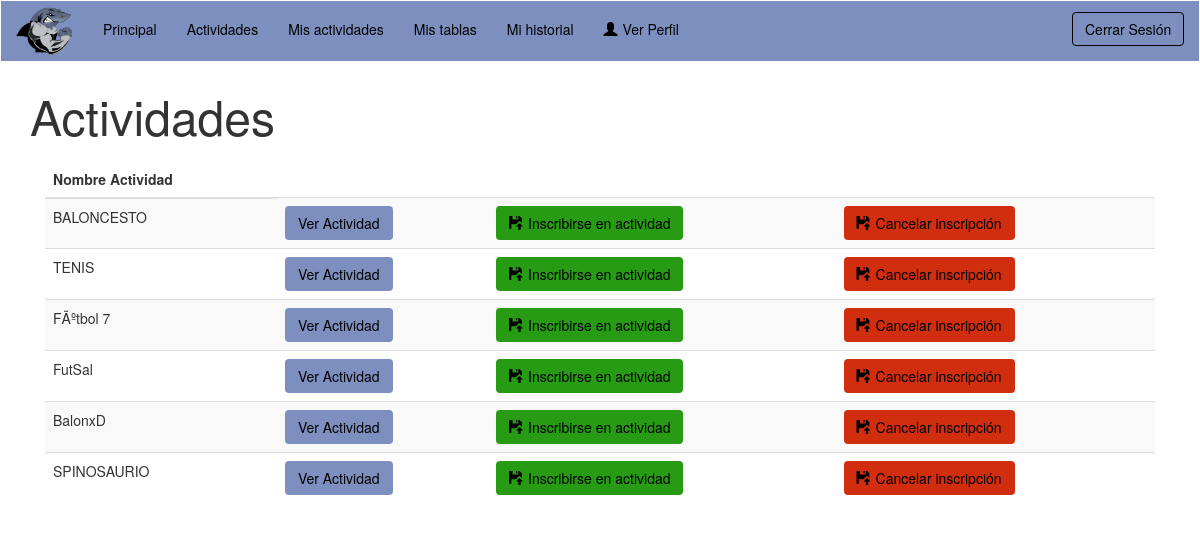
Screenshot of /vistas/v_gestionarActividades.php (signed in) with the database file from the repository.
### tables this page shows
CREATE TABLE `actividad` (
  `idActividad` int(11) NOT NULL,
  `tipo` varchar(45) DEFAULT NULL,
  `descripcion` varchar(200) DEFAULT NULL,
  `lugar` varchar(45) DEFAULT NULL,
  `nombre` varchar(45) NOT NULL
);

### modelos/m_gestionarActividades.php (called while the page is built, shortened)
<?php
  require_once '../controladores/c_actividad.php';
  class m_gestionarActividades{
    public function getActividades()
    {
      $bd = conexion_BD();
      $sql = "SELECT * FROM actividad";
      $result = mysqli_query($bd, $sql);
      return $result;
    }
}
  ?>

### controladores/c_actividad.php (called while the page is built, shortened)
<?php
require_once '../modelos/m_gestionarActividades.php';
class c_actividad
{
  public static function getActividades(){
    $modelo_gestionarActividades = new m_gestionarActividades();
    return $modelo_gestionarActividades->getActividades();
  }
}
?>

### vistas/v_gestionarActividades.php (the view, shortened to what this page needs)
<?php
  require_once '../controladores/c_actividad.php';
  $result = c_actividad::getActividades();
   if(isset($_SESSION['userID']) && $_SESSION['userType'] == 'Administrador' && $_SESSION['connected'] == true){
?>
<!DOCTYPE html>
<html lang="en">
  <head>
    <meta charset="utf-8">
    <title>GYM-APP</title>
    <link href="../css/bootstrap.min.css" rel="stylesheet">
    <link href="../css/navbar2.css" rel="stylesheet">
    <link href="../css/botonesGestionar.css" rel="stylesheet">
    <script src="https://ajax.googleapis.com/ajax/libs/jquery/1.12.4/jquery.min.js"></script>
    <script src="../js/bootstrap.min.js"></script>
  </head>
  <body>
      <header>
      <nav class="navbar navbar-default1">
        <div class="container-fluid">
          <div class="navbar-header">
            <button type="button" class="navbar-toggle collapsed" data-toggle="collapse" data-target="#bs-example-navbar-collapse-1" aria-expanded="false">
              <span class="sr-only">Toggle navigation</span>
              <span class="icon-bar"></span>
              <span class="icon-bar"></span>
              <span class="icon-bar"></span>
            </button>
            <a class="navbar-brand" href="#"><img src="../images/navbar-footer/tiburonlogo.png" style="margin-top:-10px;"></img></a>
          </div>
          <div class="collapse navbar-collapse" id="bs-example-navbar-collapse-1" style="margin-top: 3px;">
            <ul class="nav navbar-nav">
						<li class="current"><a href="../vistas/v_administrador.php">Principal</a></li>
						<li><a href="../vistas/v_gestionarUsuarios.php">Gestión de usuarios</a></li>
						<li><a href="../vistas/v_gestionarActividades.php">Gestión de actividades</a></li>
						<li><a href="../vistas/v_gestionarEjercicios.php">Gestión de ejercicios</a></li>
						<li><a href="../vistas/v_verPerfil.php">Ver Perfil</a></li>
            </ul>
			<ul class="nav navbar-nav navbar-right">
			  <div class="form-group">
				<button id="modalButton" type="button" class="btn btn-default1" data-toggle="modal" data-target=".bs-example-modal-sm" style="margin-left: 10px;">Cerrar Sesi&oacuten</button>
				  <div class="modal fade bs-example-modal-sm" tabindex="-1" role="dialog" aria-labelledby="mySmallModalLabel">
					<div class="modal-dialog modal-sm" role="document">
					  <div class="modal-content" id="modalLogin">
						<div class="modal-header">
						  <h4 style="text-align: center; color:white;" class="modal-title">Cerrar Sesi&oacuten</h4>
						</div>
						<div class="text-center">
						  <p style="text-align: center; margin-top: 20px;"><img src="../images/navbar-footer/tiburon2.png"></img></p>
							<button type="submit" class="btn btn-default1" id="botonModificar" style="margin-bottom: 10px;" value="Confirmar" onclick = "location='../funciones/cerrar.php'">Cerrar Sesi&oacuten</button>
						</div>
					  </div>
					</div>
				  </div>
			  </div>
			</ul>
		</nav>
    </header>
    <div class="container">
      <p style="font-size: -webkit-xxx-large;" id="actividades">Actividades</p>
        <div class="btn-group col-xs-12 col-sm-4 col-md-4 col-lg-2" role="group">
           <a href="v_publicarActividad.php"><button style=" color: black; background-color: #B27842;" type="button" class="btn btn-default2" id="botonCrear">Publicar Actividad</button></a>
         </div>
      <div class="table-responsive col-xs-12 col-sm-12 col-md-12 col-lg-12">
        <table class="table table-striped">
         <thead>
            <tr>
              <th>Nombre Actividad</th>
            </tr>
          </thead>
          <tbody>
            <?php
              foreach ($result as $reg) {
            ?>
            <tr>
              <td><?php echo $reg['nombre']; ?></td>
              <td>
                <a href="v_verActividad.php?id=<?php echo $reg['idActividad'] ;?>" style="text-decoration: none;"><button id="botonVer" type="button" class="btn btn-default2" >Ver Actividad</button></a>
              </td>
			  <td>
                <a href="v_altaSesion.php?id=<?php echo $reg['idActividad'] ;?>" style="text-decoration: none;"><button id="botonVer" type="button" class="btn btn-default2" > Publicar Sesion </button></a>
              </td>
			  <td>
                <a href="v_verSesiones.php?id=<?php echo $reg['idActividad'] ;?>" style="text-decoration: none;"><button id="botonVer" type="button" class="btn btn-default2" > Ver Sesiones </button></a>
              </td>
			  <?php
  }} else if(isset($_SESSION['userID']) && $_SESSION['userType'] == 'Deportista' && $_SESSION['connected'] == true){
				  ?>
			  <!DOCTYPE html>
<html lang="en">
  <head>
    <link href="../css/bootstrap.min.css" rel="stylesheet">
    <link href="../css/navbar2.css" rel="stylesheet">
    <link href="../css/botonesGestionar.css" rel="stylesheet">
  </head>
  <body>
      <header>
      <nav class="navbar navbar-default1">
        <div class="container-fluid">
          <div class="navbar-header">
            <a class="navbar-brand" href="#"><img src="../images/navbar-footer/tiburonlogo.png" style="margin-top:-10px;"></img></a>
          </div>
          <div class="collapse navbar-collapse" id="bs-example-navbar-collapse-1" style="margin-top: 3px;">
            <ul class="nav navbar-nav">
			          <li class="current"><a href="../vistas/v_deportista.php">Principal</a></li>
                <li><a href="../vistas/v_gestionarActividades.php">Actividades</a></li>
        				<li><a href="../vistas/v_misActividades.php">Mis actividades</a></li>
        				<li><a href="../vistas/v_misTablas.php">Mis tablas</a></li>
                <li><a href="../vistas/v_miHistorial.php">Mi historial</a></li>
        				<li><a href="../vistas/v_verPerfil.php" id="botonPerfil"><span class="glyphicon glyphicon-user" aria-hidden="true" style="margin-right: 5px;"></span>Ver Perfil</a></li>
            </ul>
			<ul class="nav navbar-nav navbar-right">
      <div class="form-group">
        <button id="modalButton" type="button" class="btn btn-default1" data-toggle="modal" data-target=".bs-example-modal-sm" style="margin-left: 10px;">Cerrar Sesi&oacuten</button>
      </div>
    </ul>
    </nav>
    </header>
    <div class="container">
      <p style="font-size: -webkit-xxx-large;" id="actividades">Actividades</p>
      <div class="table-responsive col-xs-12 col-sm-12 col-md-12 col-lg-12">
        <table class="table table-striped">
         <thead>
            <tr>
              <th>Nombre Actividad</th>
            </tr>
          </thead>
          <tbody>
            <?php
              foreach ($result as $reg) {
            ?>
            <tr>
              <td><?php echo $reg['nombre']; ?></td>
              <td>
                <a href="v_verActividadDeportista.php?id=<?php echo $reg['idActividad'] ;?>" style="text-decoration: none;"><button id="botonVer" type="button" class="btn btn-default2" >Ver Actividad</button></a>
             </td>
			  <td>
			   <a href="v_confirmarInscripcion.php?id=<?php echo $reg['idActividad'] ;?>&nombre=<?php echo $reg['nombre'] ;?>" style="text-decoration: none;"><button  type="button" class="btn btn-default2" id="botonGuardarCambios"><span class="glyphicon glyphicon-floppy-open" style="margin-right: 5px;"></span>Inscribirse en actividad</button></a>
			  </td>
			  <td>
			   <a href="v_cancelarInscripcion.php?id=<?php echo $reg['idActividad'] ;?>&nombre=<?php echo $reg['nombre'] ;?>" style="text-decoration: none;"><button type="button" class="btn btn-default2" id="botonEliminar"><span class="glyphicon glyphicon-floppy-open" style="margin-right: 5px;"></span>Cancelar inscripción</button></a>
			  </td>
			  </tr>
			  <?php
  }} else if(isset($_SESSION['userID']) && $_SESSION['userType'] == 'Entrenador' && $_SESSION['connected'] == true){
				  ?>
			  <!DOCTYPE html>
<html lang="en">
  <head>
    <meta charset="utf-8">
    <title>GYM-APP</title>
    <link href="../css/bootstrap.min.css" rel="stylesheet">
    <link href="../css/navbar2.css" rel="stylesheet">
    <link href="../css/botonesGestionar.css" rel="stylesheet">
    <script src="https://ajax.googleapis.com/ajax/libs/jquery/1.12.4/jquery.min.js"></script>
    <script src="../js/bootstrap.min.js"></script>
  </head>
  <body>
      <header>
      <nav class="navbar navbar-default1">
        <div class="container-fluid">
          <div class="navbar-header">
            <button type="button" class="navbar-toggle collapsed" data-toggle="collapse" data-target="#bs-example-navbar-collapse-1" aria-expanded="false">
              <span class="sr-only">Toggle navigation</span>
              <span class="icon-bar"></span>
              <span class="icon-bar"></span>
              <span class="icon-bar"></span>
            </button>
            <a class="navbar-brand" href="#"><img src="../images/navbar-footer/tiburonlogo.png" style="margin-top:-10px;"></img></a>
          </div>
          <div class="collapse navbar-collapse" id="bs-example-navbar-collapse-1" style="margin-top: 3px;">
            <ul class="nav navbar-nav">
						<li class="current"><a href="../vistas/v_entrenador.php">Principal</a></li>
						<li><a href="../vistas/v_gestionarActividades.php">Actividades</a></li>
						<li><a href="../vistas/v_gestionarEjercicios.php">Gestión de ejercicios</a></li>
						<li><a href="../vistas/v_gestionarTablas.php">Gestión de tablas</a></li>
						<li><a href="../vistas/v_verPerfil.php">Mi perfil</a></li>
            </ul>
			<ul class="nav navbar-nav navbar-right">
      <div class="form-group">
        <button id="modalButton" type="button" class="btn btn-default1" data-toggle="modal" data-target=".bs-example-modal-sm" style="margin-left: 10px;">Cerrar Sesi&oacuten</button>
          <div class="modal fade bs-example-modal-sm" tabindex="-1" role="dialog" aria-labelledby="mySmallModalLabel">
            <div class="modal-dialog modal-sm" role="document">
              <div class="modal-content" id="modalLogin">
                <div class="modal-header">
                  <h4 style="text-align: center; color:white;" class="modal-title">Cerrar Sesi&oacuten</h4>
                </div>
                <div class="text-center">
                  <p style="text-align: center; margin-top: 20px;"><img src="../images/navbar-footer/tiburon2.png"></img></p>
                    <button type="submit" class="btn btn-default1" id="botonModificar" style="margin-bottom: 10px;" value="Confirmar" onclick = "location='../funciones/cerrar.php'">Cerrar Sesi&oacuten</button>
                </div>
              </div>
            </div>
          </div>
      </div>
    </ul>
		</nav>
    </header>
    <div class="container">
      <p style="font-size: -webkit-xxx-large;" id="actividades">Actividades</p>
      <div class="table-responsive col-xs-12 col-sm-12 col-md-12 col-lg-12">
        <table class="table table-striped">
         <thead>
            <tr>
              <th>Nombre Actividad</th><!-- EN LA TABLA SOLO QUEREMOS QUE EN LA CABECERA SALGA EL NOMBRE DE ACTIVIDAD
                                        LOS BOTONES SE PUEDEN METES A MAYORES SIN TENER CABECERA PROPIA  -->
            </tr>
          </thead>
          <tbody>
            <?php
              foreach ($result as $reg) {
            ?>
            <tr>
              <td><?php echo $reg['nombre']; ?></td>
              <td>
                <a href="v_verActividadEntrenador.php?id=<?php echo $reg['idActividad'] ;?>" style="text-decoration: none;"><button id="botonVer" type="button" class="btn btn-default2" >Ver Actividad</button></a>
              </td>
              <td>
                      <a href="v_verSesiones.php?id=<?php echo $reg['idActividad'] ;?>" style="text-decoration: none;"><button id="botonVer" type="button" class="btn btn-default2" > Ver Sesiones </button></a>
              </td>
			  </tr>
			  <?php
  }}
  else
  {
    echo "<script>";
    echo "alert('No tienes permisos para entrar en esta pagina');";
    echo "window.location = '../vistas/v_principal.php'";
    echo "</script>";
    exit();
  }
?>

### css/navbar2.css (style rules this page uses)
.container-fluid, #ulDrop { background-color: #7d8fbf; color: black; }
a { color: black; }
#op1, #op2, #op3, #op4, #botonGestUsu, #botonPerfil { color: black; }
#botonVer { background-color: #7d8fbf; color: black; }
#modalButton { margin-top: 8px; color: 7d8fbf; border-color:black; }
button.btn.btn-default1 { display: inline-block; vertical-align: middle; -webkit-transform: perspective(1px) translateZ(0); transform: perspective(1px) translateZ(0); box-shadow: 0 0 1px transparent; position: relative; overflow: hidden; background-color: transparent; border-style: solid; border-color: black; }
button.btn.btn-default1:before { content: ""; position: absolute; z-index: -1; left: 0; right: 100%; top: 0; background: #FFF; height: 4px; -webkit-transition-property: right; transition-property: right; -webkit-transition-duration: 0.3s; transition-duration: 0.3s; -webkit-transition-timing-function: ease-out; transition-timing-function: ease-out; }

### css/botonesGestionar.css (style rules this page uses)
#botonEliminar { background-color: #D02E0E; color: black; }
#botonGuardarCambios { background-color: #279B13; color: black; }

### rows the page displays
actividad: nombre "BALONCESTO"
actividad: nombre "TENIS"
actividad: nombre "FÃºtbol 7"
actividad: nombre "FutSal"
actividad: nombre "BalonxD"
actividad: nombre "SPINOSAURIO"
